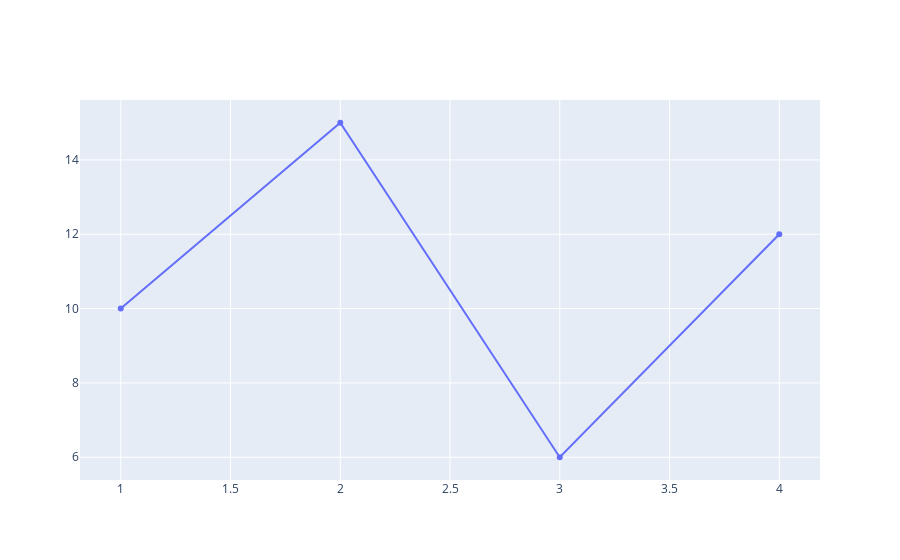

The code cell stored with this chart in its notebook:
### Code cell
import plotly.graph_objects as go

# create a simple line chart
fig = go.Figure(data=go.Scatter(x=[1, 2, 3, 4], y=[10, 15, 6, 12]))
fig.show()

### Figure 1 — Plotly figure (JSON) as saved in the notebook; plotly's stock layout.template omitted (floating-point values rounded to 4 significant figures)
{"data": [{"type": "scatter", "x": [1, 2, 3, 4], "y": [10, 15, 6, 12]}], "layout": {}}
